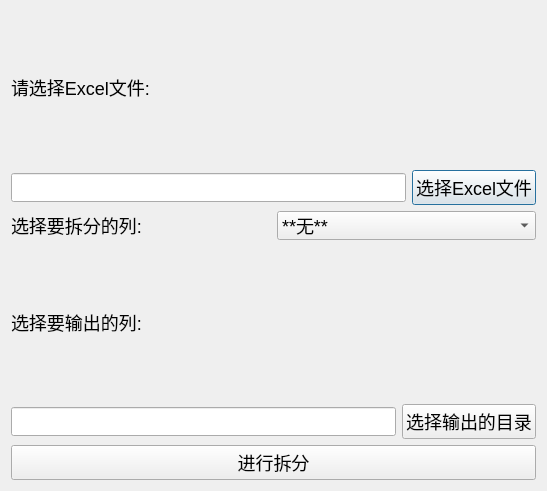
<?xml version="1.0" encoding="UTF-8"?>
<ui version="4.0">
 <class>Excel</class>
 <widget class="QDialog" name="Excel">
  <property name="geometry">
   <rect>
    <x>0</x>
    <y>0</y>
    <width>547</width>
    <height>491</height>
   </rect>
  </property>
  <property name="windowTitle">
   <string>Excel</string>
  </property>
  <property name="styleSheet">
   <string notr="true">* {
	font-size:18px;
}</string>
  </property>
  <layout class="QVBoxLayout" name="verticalLayout">
   <item>
    <widget class="QLabel" name="label">
     <property name="styleSheet">
      <string notr="true">* {
	font-size:18px;
}</string>
     </property>
     <property name="text">
      <string>请选择Excel文件:</string>
     </property>
    </widget>
   </item>
   <item>
    <layout class="QHBoxLayout" name="horizontalLayout">
     <item>
      <widget class="QLineEdit" name="excel_dir"/>
     </item>
     <item>
      <widget class="QPushButton" name="choose_file">
       <property name="text">
        <string>选择Excel文件</string>
       </property>
      </widget>
     </item>
    </layout>
   </item>
   <item>
    <layout class="QHBoxLayout" name="horizontalLayout_2">
     <item>
      <widget class="QLabel" name="label_2">
       <property name="text">
        <string>选择要拆分的列:</string>
       </property>
      </widget>
     </item>
     <item>
      <widget class="QComboBox" name="comboBox">
       <item>
        <property name="text">
         <string>**无**</string>
        </property>
       </item>
      </widget>
     </item>
    </layout>
   </item>
   <item>
    <widget class="QLabel" name="label_3">
     <property name="text">
      <string>选择要输出的列:</string>
     </property>
    </widget>
   </item>
   <item>
    <layout class="QHBoxLayout" name="horizontalLayout_3">
     <item>
      <widget class="QLineEdit" name="output_dir"/>
     </item>
     <item>
      <widget class="QPushButton" name="choose_dir">
       <property name="text">
        <string>选择输出的目录</string>
       </property>
      </widget>
     </item>
    </layout>
   </item>
   <item>
    <widget class="QPushButton" name="do_split">
     <property name="text">
      <string>进行拆分</string>
     </property>
    </widget>
   </item>
  </layout>
 </widget>
 <resources/>
 <connections/>
</ui>
